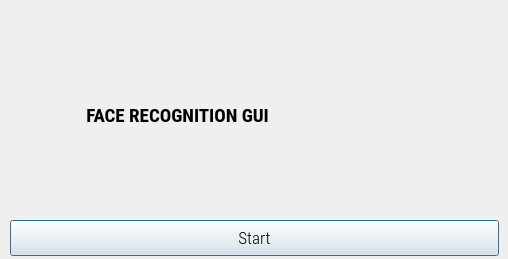
<?xml version="1.0" encoding="UTF-8"?>
<ui version="4.0">
 <class>Dialog</class>
 <widget class="QDialog" name="Dialog">
  <property name="geometry">
   <rect>
    <x>0</x>
    <y>0</y>
    <width>508</width>
    <height>259</height>
   </rect>
  </property>
  <property name="minimumSize">
   <size>
    <width>508</width>
    <height>259</height>
   </size>
  </property>
  <property name="maximumSize">
   <size>
    <width>508</width>
    <height>259</height>
   </size>
  </property>
  <property name="windowTitle">
   <string>Face Recognition Time Attendance App</string>
  </property>
  <property name="windowIcon">
   <iconset resource="resource.qrc">
    <normaloff>:/icon/icon.png</normaloff>:/icon/icon.png</iconset>
  </property>
  <widget class="QPushButton" name="runButton">
   <property name="geometry">
    <rect>
     <x>10</x>
     <y>220</y>
     <width>489</width>
     <height>36</height>
    </rect>
   </property>
   <property name="font">
    <font>
     <family>Roboto Condensed Light</family>
     <pointsize>13</pointsize>
    </font>
   </property>
   <property name="text">
    <string>Start</string>
   </property>
  </widget>
  <widget class="QLabel" name="filelabel">
   <property name="geometry">
    <rect>
     <x>-10</x>
     <y>30</y>
     <width>511</width>
     <height>171</height>
    </rect>
   </property>
   <property name="font">
    <font>
     <family>Roboto Condensed</family>
     <pointsize>14</pointsize>
     <weight>75</weight>
     <bold>true</bold>
    </font>
   </property>
   <property name="text">
    <string>                      FACE RECOGNITION GUI</string>
   </property>
  </widget>
 </widget>
 <resources>
  <include location="resource.qrc"/>
 </resources>
 <connections/>
</ui>
